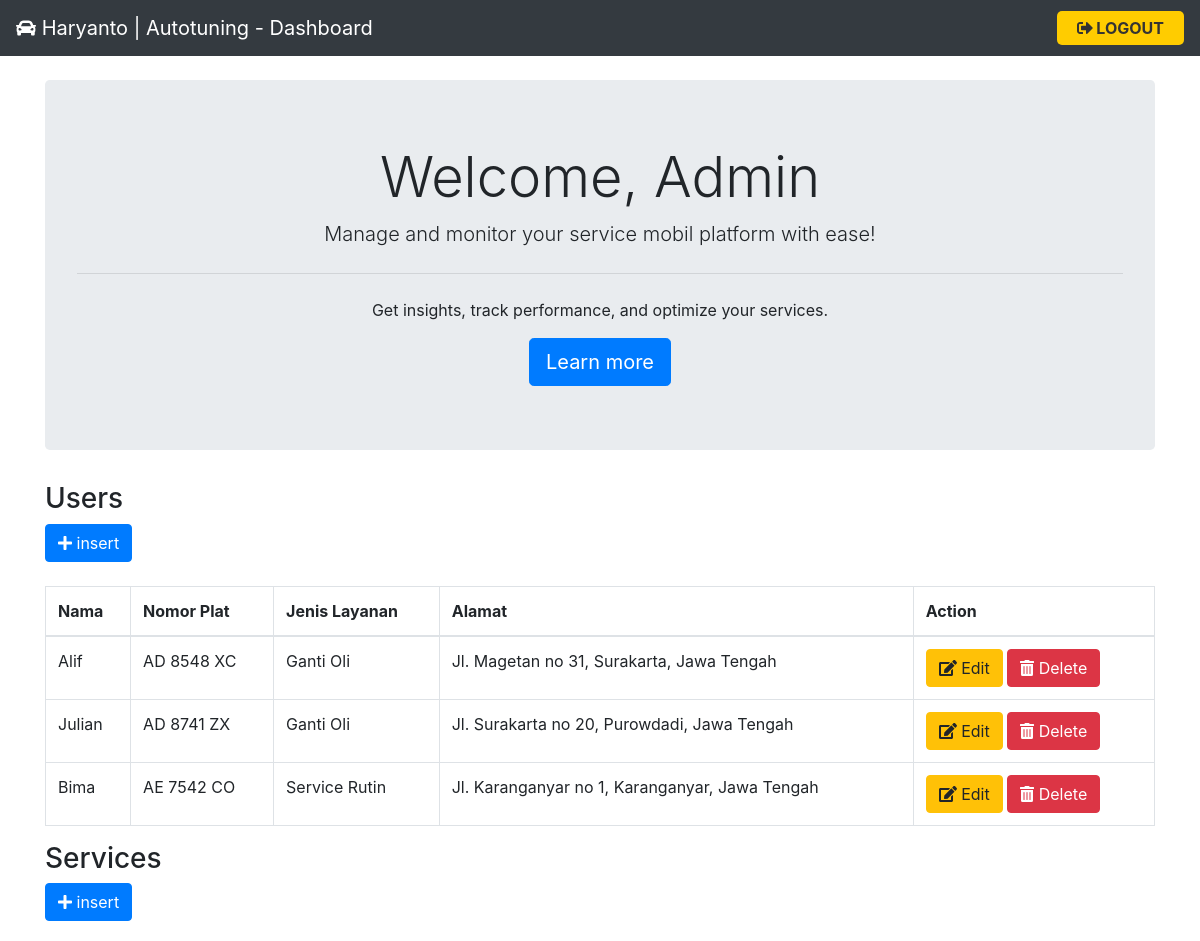
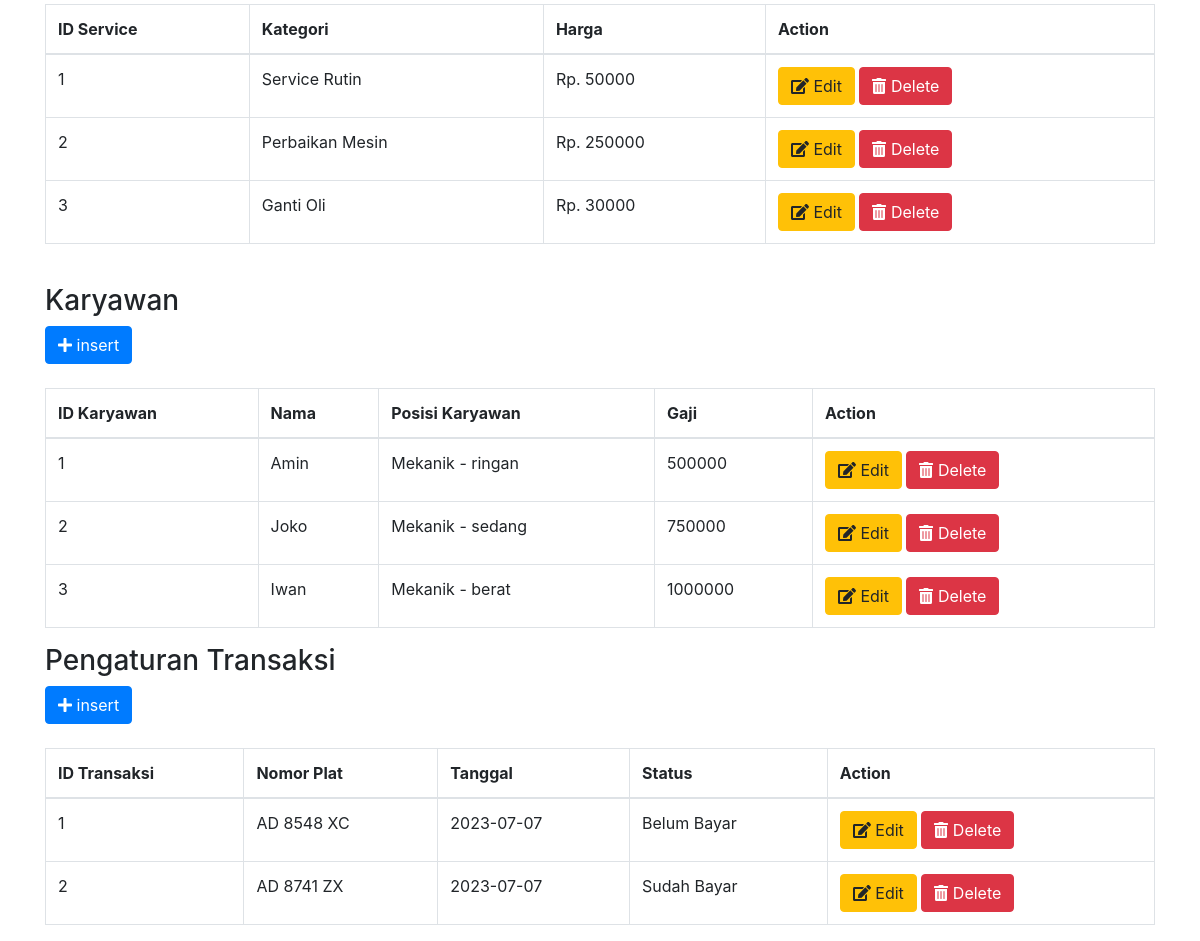
The app's page /admin/homeAdmin.php with its own data (2 pictures, top to bottom).
### tables this page shows
CREATE TABLE `user` (
  `nama_pemilik` varchar(20) NOT NULL,
  `nomor_plat` varchar(10) NOT NULL,
  `jenis_layanan` varchar(50) NOT NULL,
  `alamat` varchar(255) NOT NULL
);

CREATE TABLE `service_list` (
  `id_service` int(11) NOT NULL,
  `service` varchar(50) NOT NULL,
  `status` int(2) NOT NULL,
  `harga` int(11) NOT NULL
);

CREATE TABLE `karyawan` (
  `id_karyawan` int(11) NOT NULL,
  `nama_karyawan` varchar(50) NOT NULL,
  `posisi_karyawan` varchar(50) NOT NULL,
  `gaji_karyawan` int(11) NOT NULL
);

CREATE TABLE `transaksi` (
  `id_transaksi` int(11) NOT NULL,
  `user_nomor_plat` varchar(10) DEFAULT NULL,
  `tanggal` date DEFAULT NULL,
  `keterangan` varchar(255) DEFAULT NULL,
  `status` enum('Belum Bayar','Sudah Bayar') DEFAULT NULL
);

### admin/homeAdmin.php (the view, shortened to what this page needs)
<!DOCTYPE html>
<html lang="en">
<head>
  <link rel="stylesheet" href="https://stackpath.bootstrapcdn.com/bootstrap/4.5.2/css/bootstrap.min.css">
  <link rel="stylesheet" href="https://cdnjs.cloudflare.com/ajax/libs/font-awesome/5.15.3/css/all.min.css">
</head>
<body>
    <?php include 'modalAdmin.php'; ?>
  <nav class="navbar navbar-expand-lg navbar-dark bg-dark">
    <a class="navbar-brand"><i class="fas fa-car"></i> Haryanto | Autotuning - Dashboard</a>
    <div class="collapse navbar-collapse" id="navbarNav">
      <ul class="navbar-nav ml-auto">
        <li class="nav-item">
          <a class="nav-link" href="process/logout_process.php" style="background-color: #ffcc00; color: #333; padding: 5px 20px; border-radius: 5px; font-weight: bold; text-transform: uppercase;"><i class="fas fa-sign-out-alt"></i> Logout</a>
        </li>
      </ul>
    </div>
  </nav>
  <div class="container mt-4">
    <div class="jumbotron text-center">
      <h1 class="display-4">Welcome, Admin</h1>
        <p class="lead">Manage and monitor your service mobil platform with ease!</p>
      <hr class="my-4">
        <p>Get insights, track performance, and optimize your services.</p>
      <a class="btn btn-primary btn-lg" data-toggle="modal" data-target="#kerjaModal" role="button">Learn more</a>
    </div>
    <div class="row mt-4">
      <div class="col-md-12">
        <h3>Users</h3>
        <button class="btn btn-primary" data-toggle="modal" data-target="#form_layanan"><i class="fas fa-plus"></i> insert</button>
        <br>
        <br>
        <div class="table-responsive">
          <table class="table table-bordered">
            <thead>
              <tr>
                <th>Nama</th>
                <th>Nomor Plat</th>
                <th>Jenis Layanan</th>
                <th>Alamat</th>
                <th>Action</th>
              </tr>
            </thead>
            <tbody>
            <?php
                $query = "SELECT * FROM user";
                $result = mysqli_query($conn, $query);
                while ($row = mysqli_fetch_assoc($result)) :
                    $nama_pemilik = $row['nama_pemilik'];
                    $nomor_plat = $row['nomor_plat'];
                    $jenis_layanan = $row['jenis_layanan'];
                    $alamat = $row['alamat'];
                echo "
                <tr>
                    <td>$nama_pemilik</td>
                    <td>$nomor_plat</td>
                    <td>$jenis_layanan</td>
                    <td>$alamat</td>
                    <td>
                    <button class='btn btn-warning' data-toggle='modal' data-target='#edit_user_modal" . $row['nomor_plat'] . "'><i class='fas fa-edit'></i> Edit</button>
                    <button class='btn btn-danger' data-toggle='modal' data-target='#delete_user_modal" . $row['nomor_plat'] . "'><i class='fas fa-trash-alt'></i> Delete</button>
                    </td>
                </tr>";
                ?>
            <?php endwhile; ?>
            </tbody>
          </table>
        </div>
      </div>
      <div class="col-md-12">
        <h3>Services</h3>
        <button class="btn btn-primary" data-toggle="modal" data-target="#form_service"><i class="fas fa-plus"></i> insert</button>
        <br>
        <br>
        <div class="table-responsive">
          <table class="table table-bordered">
            <thead>
              <tr>
                <th>ID Service</th>
                <th>Kategori</th>
                <th>Harga</th>
                <th>Action</th>
              </tr>
            </thead>
            <tbody>
            <?php
                $query = "SELECT * FROM service_list";
                $result = mysqli_query($conn, $query);
                while ($row = mysqli_fetch_assoc($result)) :
                    $id_service = $row['id_service'];
                    $service = $row['service'];
                    $harga = $row['harga'];
                echo "
                <tr>
                    <td>$id_service</td>
                    <td>$service</td>
                    <td>Rp. $harga</td>
                    <td>
                    <button class='btn btn-warning' data-toggle='modal' data-target='#edit_user_modal'><i class='fas fa-edit'></i> Edit</button>
                    <button class='btn btn-danger'><i class='fas fa-trash-alt'></i> Delete</button>
                    </td>
                </tr>";
                ?>
                <?php endwhile; ?>
            </tbody>
          </table>
        </div>
      </div>
    </div>
    <div class="row mt-4">
      <div class="col-md-12">
        <h3>Karyawan</h3>
        <button class="btn btn-primary" data-toggle="modal" data-target="#form_karyawan"><i class="fas fa-plus"></i> insert</button>
        <br>
        <br>
        <div class="table-responsive">
          <table class="table table-bordered">
            <thead>
              <tr>
                <th>ID Karyawan</th>
                <th>Nama</th>
                <th>Posisi Karyawan</th>
                <th>Gaji</th>
                <th>Action</th>
              </tr>
            </thead>
            <tbody>
            <?php
                $query = "SELECT * FROM karyawan";
                $result = mysqli_query($conn, $query);
                while ($row = mysqli_fetch_assoc($result)) :
                    $id_karyawan = $row['id_karyawan'];
                    $nama_karyawan = $row['nama_karyawan'];
                    $posisi_karyawan = $row['posisi_karyawan'];
                    $gaji_karyawan = $row['gaji_karyawan'];
                echo "
                <tr>
                    <td>$id_karyawan</td>
                    <td>$nama_karyawan</td>
                    <td>$posisi_karyawan</td>
                    <td>$gaji_karyawan</td>
                    <td>
                    <button class='btn btn-warning' data-toggle='modal' data-target='#edit_karyawan_modal" . $row['id_karyawan'] . "'><i class='fas fa-edit'></i> Edit</button>
                    <button class='btn btn-danger' data-toggle='modal' data-target='#delete_karyawan_modal" . $row['id_karyawan'] . "'><i class='fas fa-trash-alt'></i> Delete</button>
                    </td>
                </tr>";
                ?>
                <?php endwhile; ?>
            </tbody>
          </table>
        </div>
      </div>
      <div class="col-md-12">
        <h3>Pengaturan Transaksi</h3>
        <button class="btn btn-primary" data-toggle="modal" data-target="#form_transaksi"><i class="fas fa-plus"></i> insert</button>
        <br>
        <br>
        <div class="table-responsive">
          <table class="table table-bordered">
            <thead>
              <tr>
                <th>ID Transaksi</th>
                <th>Nomor Plat</th>
                <th>Tanggal</th>
                <th>Status</th>
                <th>Action</th>
              </tr>
            </thead>
            <tbody>
            <?php
                $query = "SELECT * FROM transaksi";
                $result = mysqli_query($conn, $query);
                while ($row = mysqli_fetch_assoc($result)) {
                    $id_transaksi = $row['id_transaksi'];
                    $user_nomor_plat = $row['user_nomor_plat'];
                    $tanggal = $row['tanggal'];
                    $status = $row['status'];
                echo "
                <tr>
                    <td>$id_transaksi</td>
                    <td>$user_nomor_plat</td>
                    <td>$tanggal</td>
                    <td>$status</td>
                    <td>
                    <button class='btn btn-warning'><i class='fas fa-edit'></i> Edit</button>
                    <button class='btn btn-danger'><i class='fas fa-trash-alt'></i> Delete</button>
                    </td>
                </tr>";
            }
            ?>
            </tbody>
          </table>
        </div>
      </div>
    </div>
  </div>
</body>
</html>

### records on screen
user: nama_pemilik "Alif", nomor_plat "AD 8548 XC", jenis_layanan "Ganti Oli", alamat "Jl. Magetan no 31, Surakarta, Jawa Tengah"
user: nama_pemilik "Julian", nomor_plat "AD 8741 ZX", jenis_layanan "Ganti Oli", alamat "Jl. Surakarta no 20, Purowdadi, Jawa Tengah"
user: nama_pemilik "Bima", nomor_plat "AE 7542 CO", jenis_layanan "Service Rutin", alamat "Jl. Karanganyar no 1, Karanganyar, Jawa Tengah"
service_list: id_service "1", service "Service Rutin", harga "50000"
service_list: id_service "2", service "Perbaikan Mesin", harga "250000"
service_list: id_service "3", service "Ganti Oli", harga "30000"
karyawan: id_karyawan "1", nama_karyawan "Amin", posisi_karyawan "Mekanik - ringan", gaji_karyawan "500000"
karyawan: id_karyawan "2", nama_karyawan "Joko", posisi_karyawan "Mekanik - sedang", gaji_karyawan "750000"
karyawan: id_karyawan "3", nama_karyawan "Iwan", posisi_karyawan "Mekanik - berat", gaji_karyawan "1000000"
transaksi: id_transaksi "1", user_nomor_plat "AD 8548 XC", tanggal "2023-07-07", status "Belum Bayar"
transaksi: id_transaksi "2", user_nomor_plat "AD 8741 ZX", tanggal "2023-07-07", status "Sudah Bayar"
